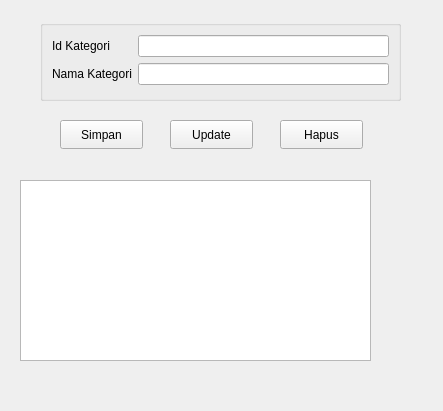
<?xml version="1.0" encoding="UTF-8"?>
<ui version="4.0">
 <class>FormKategori</class>
 <widget class="QWidget" name="FormKategori">
  <property name="geometry">
   <rect>
    <x>0</x>
    <y>0</y>
    <width>443</width>
    <height>411</height>
   </rect>
  </property>
  <property name="windowTitle">
   <string>Form</string>
  </property>
  <widget class="QPushButton" name="pushButton_3">
   <property name="geometry">
    <rect>
     <x>280</x>
     <y>120</y>
     <width>83</width>
     <height>29</height>
    </rect>
   </property>
   <property name="text">
    <string>Hapus</string>
   </property>
  </widget>
  <widget class="QPushButton" name="pushButton">
   <property name="geometry">
    <rect>
     <x>60</x>
     <y>120</y>
     <width>83</width>
     <height>29</height>
    </rect>
   </property>
   <property name="text">
    <string>Simpan</string>
   </property>
  </widget>
  <widget class="QPushButton" name="pushButton_2">
   <property name="geometry">
    <rect>
     <x>170</x>
     <y>120</y>
     <width>83</width>
     <height>29</height>
    </rect>
   </property>
   <property name="text">
    <string>Update</string>
   </property>
  </widget>
  <widget class="QGroupBox" name="formGroupBox">
   <property name="geometry">
    <rect>
     <x>40</x>
     <y>20</y>
     <width>361</width>
     <height>81</height>
    </rect>
   </property>
   <layout class="QFormLayout" name="formLayout">
    <item row="0" column="0">
     <widget class="QLabel" name="idKategoriLabel">
      <property name="text">
       <string>Id Kategori</string>
      </property>
     </widget>
    </item>
    <item row="0" column="1">
     <widget class="QLineEdit" name="idKategoriLineEdit"/>
    </item>
    <item row="1" column="0">
     <widget class="QLabel" name="namaKategoriLabel">
      <property name="text">
       <string>Nama Kategori</string>
      </property>
     </widget>
    </item>
    <item row="1" column="1">
     <widget class="QLineEdit" name="namaKategoriLineEdit"/>
    </item>
   </layout>
  </widget>
  <widget class="QTableView" name="tableKategori">
   <property name="geometry">
    <rect>
     <x>20</x>
     <y>180</y>
     <width>351</width>
     <height>181</height>
    </rect>
   </property>
  </widget>
 </widget>
 <resources/>
 <connections/>
</ui>
